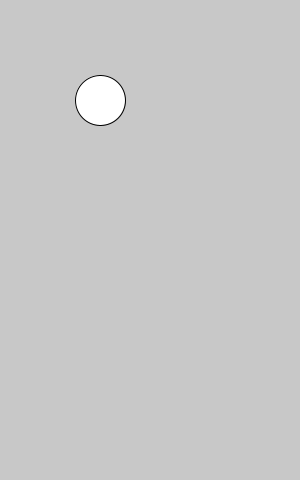
Frame 1 (no input)
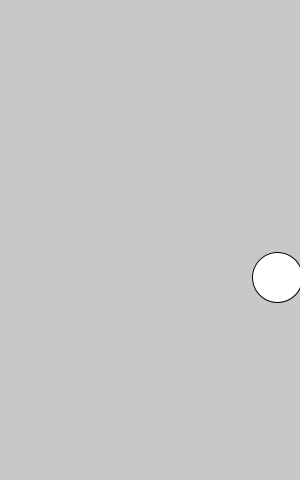
Frame 60 (the mouse pressed at the canvas centre just before this capture)
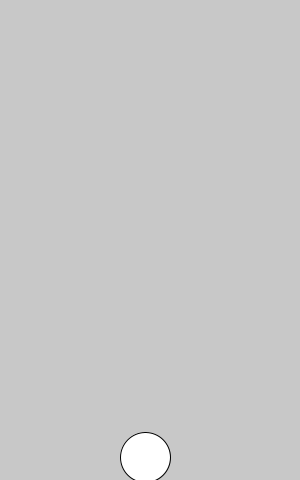
Frame 120 (the mouse held since frame 60 and released just before this capture)

The Processing sketch that drew these frames (run headless with seeded random() and noise(); from frame 60 on, the mouse is pressed at the canvas centre):

// Processing sketch: solution
// ── solution.pde
int x = 100;
int y = 100;
int speedX = 3;
int speedY = 3;

void setup() {
  size(300, 480);
}

void draw() {
  background(200);
  ellipse(x, y, 50, 50);
  
  x += speedX;
  y += speedY;
  
  if (x < 0 || x > width) {
    speedX = -speedX;
  }
  if (y < 0 || y > height) {
    speedY = -speedY;
  }
}
